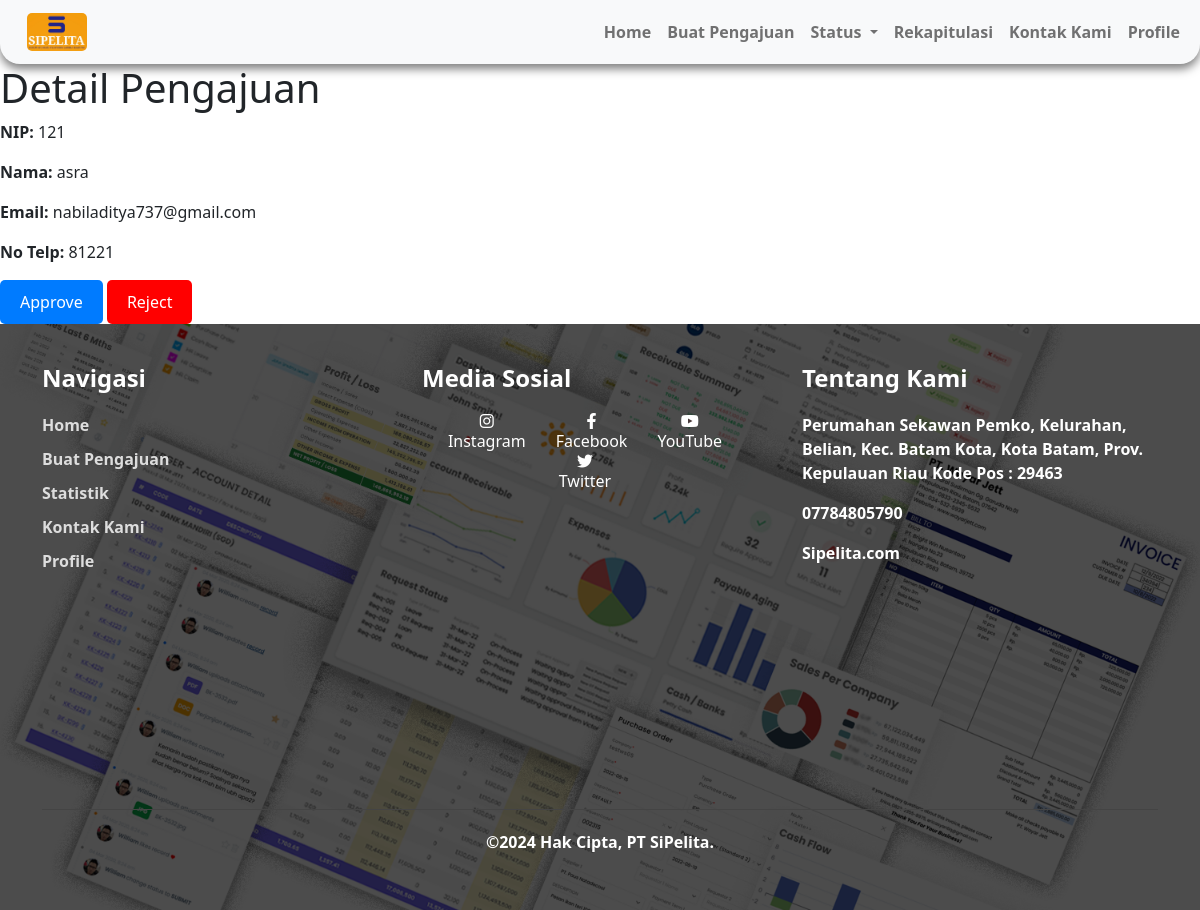
Page /admin_approval.php?no_pengajuan=89 on the committed database.
### tables this page shows
CREATE TABLE `tb_pengajuan_lpj` (
  `no_pengajuan` int(255) NOT NULL,
  `nama_pemohon` varchar(20) NOT NULL,
  `nip` int(20) NOT NULL,
  `no_telp` int(12) NOT NULL,
  `email` varchar(40) NOT NULL,
  `tgl_kegiatan` date NOT NULL,
  `tgl_kegiatan_selesai` date NOT NULL,
  `kegiatan` varchar(30) NOT NULL,
  `uraian_kegiatan` text NOT NULL,
  `status` varchar(255) NOT NULL DEFAULT '''Pending'', ''Approved'', ''Rejected''	',
  `waktu_pengajuan` timestamp NOT NULL DEFAULT current_timestamp() ON UPDATE current_timestamp()
);

### admin_approval.php (the view, shortened to what this page needs)
<?php include 'loader.php'; ?>
<?php include 'navbar.php'; ?>
<!DOCTYPE html>
<html lang="en">
<head>
    <link href="https://cdn.jsdelivr.net/npm/bootstrap@5.3.0-alpha1/dist/css/bootstrap.min.css" rel="stylesheet">
    <link href="https://cdnjs.cloudflare.com/ajax/libs/font-awesome/6.0.0-beta3/css/all.min.css" rel="stylesheet">
    <link rel="stylesheet" href="style/style.css" />
</head>
<body>
    <?php
    include 'koneksi.php';
    $no_pengajuan = $_GET['no_pengajuan'];
    $query = "SELECT * FROM tb_pengajuan_lpj WHERE no_pengajuan='$no_pengajuan'";
    $result = mysqli_query($koneksi, $query);
    $pengajuan = mysqli_fetch_assoc($result);
    ?>
    <h1>Detail Pengajuan</h1>
    <p><strong>NIP:</strong> <?php echo $pengajuan['nip']; ?></p>
    <p><strong>Nama:</strong> <?php echo $pengajuan['nama_pemohon']; ?></p>
    <p><strong>Email:</strong> <?php echo $pengajuan['email']; ?></p>
    <p><strong>No Telp:</strong> <?php echo $pengajuan['no_telp']; ?></p>
    <form method="post">
        <button type="submit" name="approve" style="background-color: #007BFF; color: white; padding: 10px 20px; border: none; border-radius: 5px;">Approve</button>
        <button type="submit" name="reject" style="background-color: #FF0000; color: white; padding: 10px 20px; border: none; border-radius: 5px;">Reject</button>
    </form>
</body>
</html>
<?php include 'footer.php'; ?>
</body>
</html>

### rows in the picture
tb_pengajuan_lpj: nip "121", nama_pemohon "asra", email "nabiladitya737@gmail.com", no_telp "81221"
